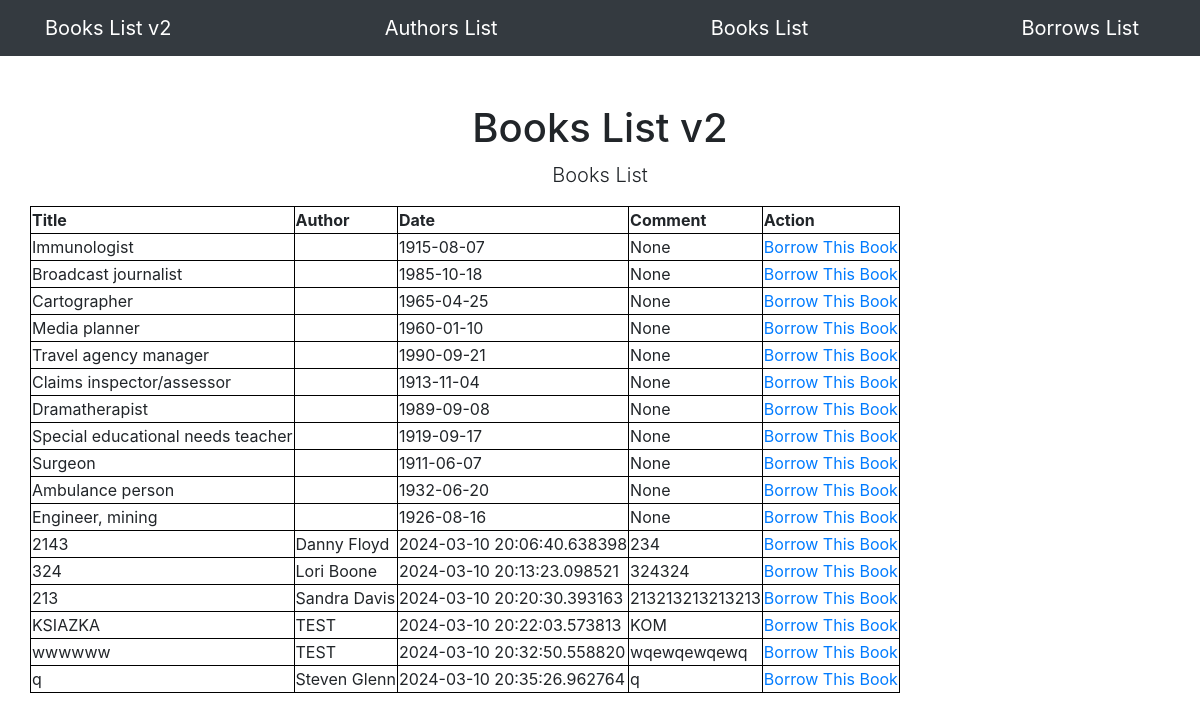
Before: /books with the older database file.
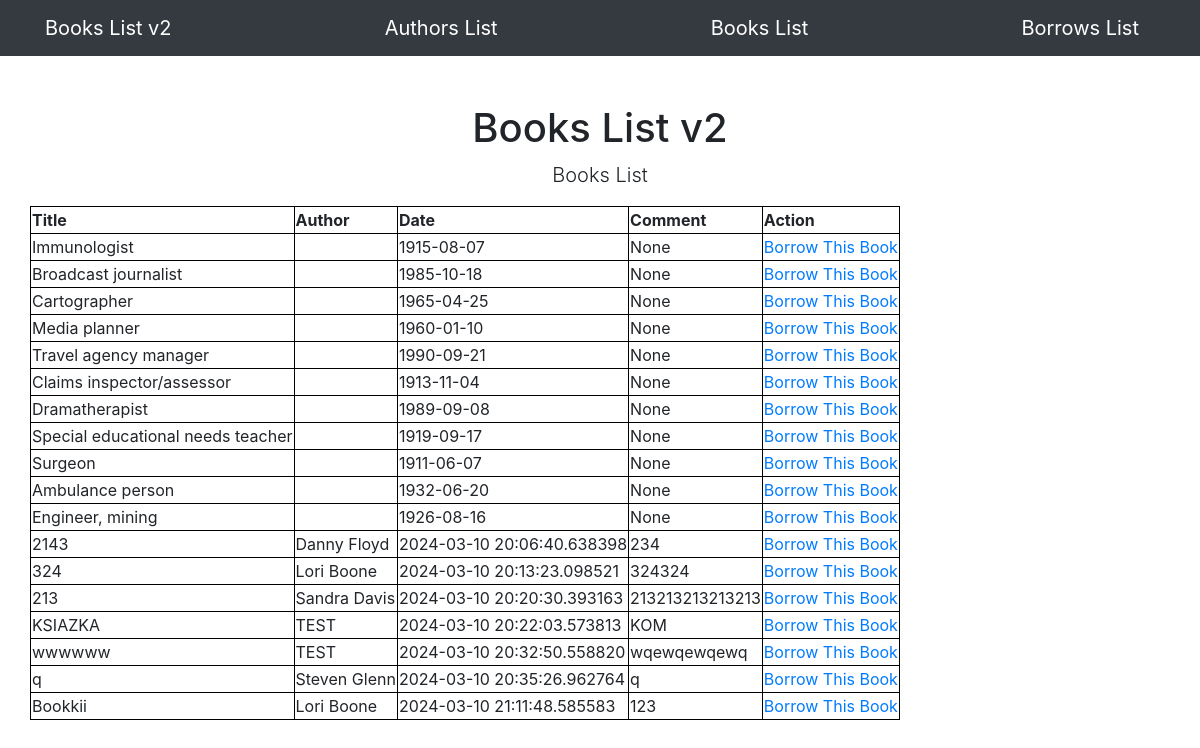
After: the same page with the newer database file.
### app/models.py (models this page shows, shortened)
class Book(db.Model):
    id = db.Column(db.Integer, primary_key=True)
    title = db.Column(db.String(100), index=True)
    date = db.Column(db.String(100), index=True, default=datetime.today().strftime('%Y-%m-%d'))
    comment = db.Column(db.String(100), index=True)
    author_id = db.Column(db.Integer, db.ForeignKey('author.id'))
    borrows = db.relationship("Borrow", backref="book", lazy="dynamic")

class Author(db.Model):
    id = db.Column(db.Integer, primary_key=True)
    name = db.Column(db.String(100), index=True, unique=True)
    comment = db.Column(db.String(100), index=True)
    books = db.relationship("Book", backref="author", lazy="dynamic")

### app/routes.py (the view)
@app.route('/books', methods=["GET"])
def books_view():
    error = ""
    books = Book.query.all()
    return render_template("books.html", books=books, error=error)

### app/templates/books.html
{% extends "base.html" %}
{% block content %}
<div class="row">
    <div class="col-lg-12 text-center">
       <h1 class="mt-5">Books List v2</h1>
       <p class="lead">Books List</p>
    </div>
    <table>
        <thead>
        <th>Title</th>
        <th>Author</th>
        <th>Date</th>
        <th>Comment</th>
        <th>Action</th>
        </thead>
        {% for book in books %}
        <tr>
            <td>{{ book.title }}</a></td>
            <td>{{ book.author.name }}</td>
            <td>{{ book.date }}</td>
            <td>{{ book.comment }}</td>
            <td><a href="/addborrow/{{ loop.index }}">Borrow This Book</a></td>
        </tr>
        {% endfor %}
    </table>
</div>
{% endblock %}

Changed rows visible on the page:
added Book: title "Bookkii", author.name "Lori Boone", date "2024-03-10 21:11:48.585583", comment "123"
